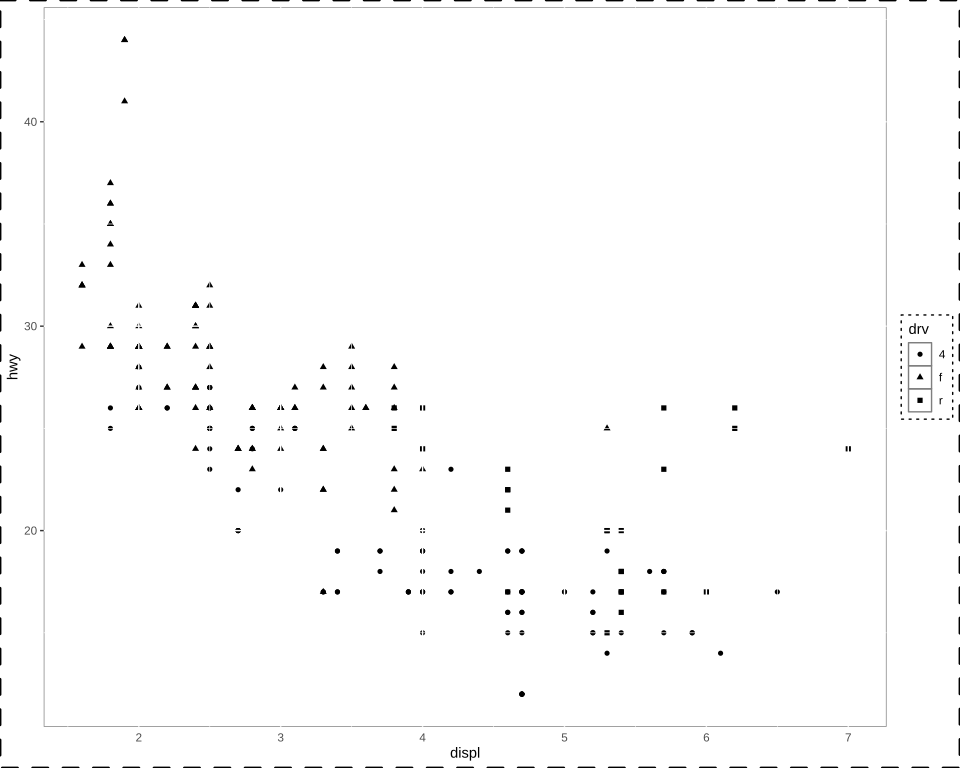

The R source for this figure:
# The plot test/golden/theme_ontop.svg draws, drawn by ggplot2 itself, as ggplot2's own visual tests
# draw their snapshots: the independent check on that golden whenever it changes. The suite never
# runs this; it needs R, ggplot2 and vdiffr, saved as the Docker image giggly-r:ggplot2-4.0.3. From
# the repository's root:
#
#   docker run --rm -v "$PWD/test/golden":/golden:ro giggly-r:ggplot2-4.0.3 \
#     Rscript /golden/theme_ontop.R > theme_ontop.ggplot2.svg
#
# and compare the two drawings element by element, as test/golden/point.R describes.
#
# The panel drawn over the layers: its background, unfilled and bordered grey, and its grid lines
# drawn after the points. The legend's keys unfilled, its background bordered black and dotted,
# the plot's background bordered black and dashed, the dashes on a rectangle as on a line. The x
# axis's ticks of the blank line type draw nothing but keep their room.
#
# First checked with ggplot2 4.0.3 and vdiffr 1.0.9: every element and clip path matches, and the
# one departure is test/golden/point.R's, the x axis drawn before the y.

library(ggplot2)

plot <- ggplot(mpg, aes(displ, hwy, shape = drv)) +
  geom_point() +
  theme_gray() +
  theme(
    panel.ontop = TRUE,
    panel.background = element_rect(fill = NA, colour = "grey50"),
    legend.key = element_rect(fill = NA),
    legend.background = element_rect(colour = "black", linetype = "dotted"),
    plot.background = element_rect(colour = "black", linetype = "dashed", linewidth = 1),
    axis.ticks.x = element_line(linetype = "blank")
  )

file <- tempfile(fileext = ".svg")
vdiffr::write_svg(plot, file)
cat(readLines(file), sep = "\n")
